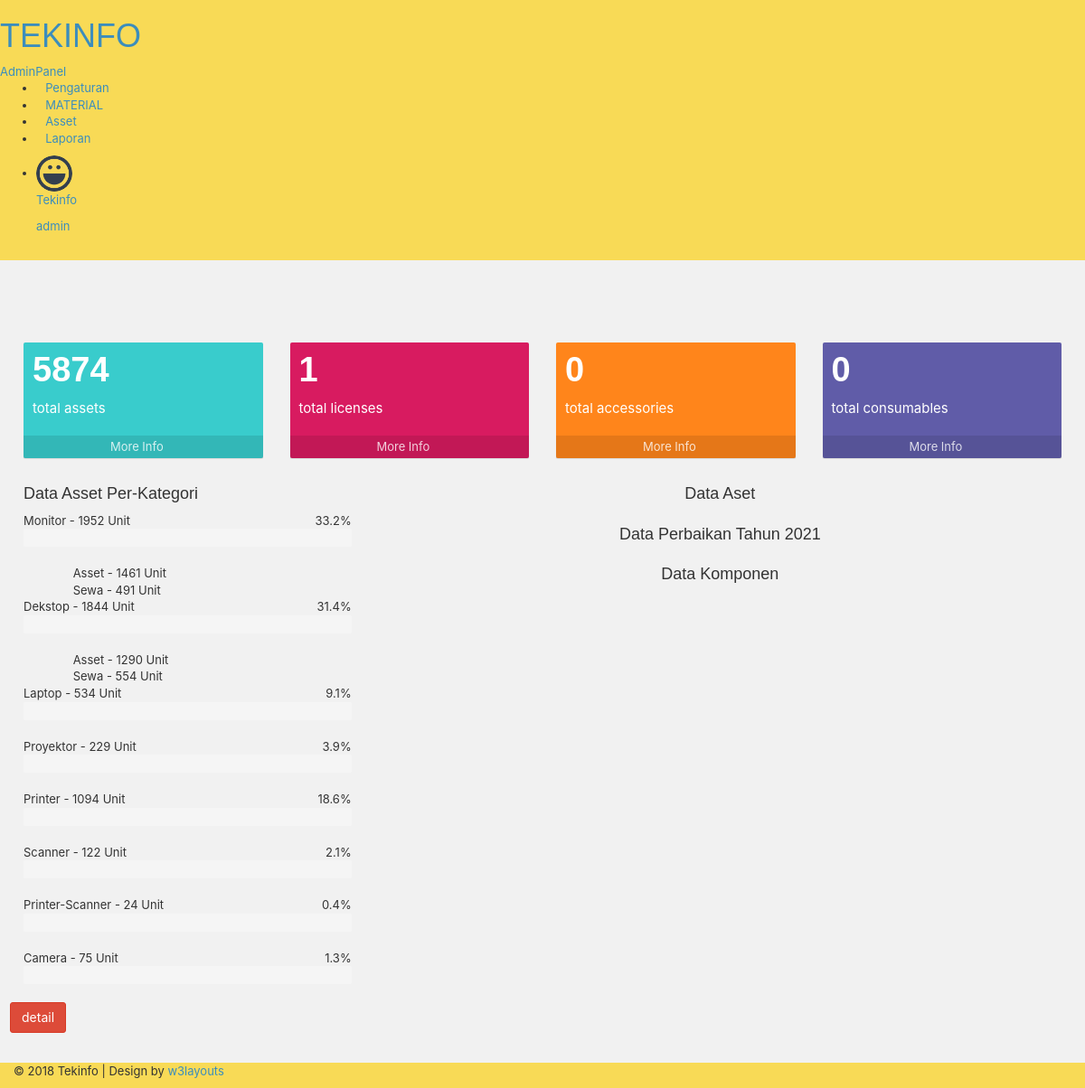
The page /admin (signed in) on the database its author committed.
### tables this page shows
CREATE TABLE `users` (
  `id_user` int(10) unsigned NOT NULL AUTO_INCREMENT,
  `nikuser` varchar(15) NOT NULL,
  `nama` varchar(200) NOT NULL,
  `email` varchar(100) NOT NULL,
  `username` varchar(200) NOT NULL,
  `password` text NOT NULL,
  `level_user` varchar(150) NOT NULL DEFAULT 'member',
  PRIMARY KEY (`id_user`)
);

CREATE TABLE `data_kategori` (
  `id` int(11) NOT NULL AUTO_INCREMENT,
  `kd_kategori` varchar(5) NOT NULL,
  `nama_kategori` varchar(15) NOT NULL,
  PRIMARY KEY (`id`)
);

### admin/index.php (shortened to what this page needs)
<?php
include ("../konekdb.php");
if (isset($_SESSION['nikuser'])) {
$nikuser=$_SESSION['nikuser'];
$showuser =mysqli_fetch_array(mysqli_query($conn,"SELECT * FROM users
										Left join data_karyawan ON users.nikuser=data_karyawan.nik
										WHERE nikuser='$nikuser'"));
} else {
    header('location:../login.php');
    exit();
}
if ( isset($_SESSION['user_login']) && $_SESSION['user_login'] != '' ) {
	if ($_SESSION['user_login']=="admin"){
		include ("template/t-head.php");
		include ("template/t-topbar.php");
			if(empty($mod)){
				$view = "template/t-isi.php";
			}
		include $view;
		include ("template/t-footer.php");
	}else{
		header('location:../'.$_SESSION['user_login']);
	}
} else {
    header('location: ../login.php?error='.base64_encode('Silahkan LogIn terlebih dahulu!!!'));
    exit();
}
 ?>

### admin/template/t-head.php (shortened to what this page needs)
<!DOCTYPE HTML>
<html>
<head>
    <link href="asset/plugin/select2-4.0.3/dist/css/select2.min.css" rel="stylesheet">
    <link href="css/all.css" rel='stylesheet' type='text/css' />
    <link href="css/bootstrap-table.css" rel='stylesheet' type='text/css' />
    <link href="css/bootstrap.css" rel='stylesheet' type='text/css' />
    <link href="css/style.css" rel='stylesheet' type='text/css' />
    <link href="css/font-awesome.css" rel="stylesheet">
    <link href='css/font/Roboto-Condensed.css' rel='stylesheet' type='text/css'>
    <link href="css/animate.css" rel="stylesheet" type="text/css" media="all">
    <link rel="stylesheet" href="css/clndr.css" type="text/css" />
    <link href="css/custom.css" rel="stylesheet" />
    <link rel="stylesheet" href="asset/css/bootstrap-duallistbox.min.css" />
    <link href=" css/jquery-ui.min.css" rel="stylesheet" type="text/css" media="all">
    <link rel="stylesheet" href="css/ace.min.css" class="ace-main-stylesheet" id="main-ace-style" />
    <link rel="stylesheet" href="css/chosen.min.css" />
</head>
<body class="cbp-spmenu-push">
    <div class="main-content">

### admin/template/t-topbar.php (shortened to what this page needs)
<div class="sticky-header header-section ">
	<div class="header-left">
		<div class="logo">
			<a href=".">
				<h1>TEKINFO</h1>
				<span>AdminPanel</span>
			</a>
		</div>
	</div>
	<div class="header-right">
		<div class="profile_details_left">
			<ul class="nofitications-dropdown">
				<li class="dropdown head-dpdn">
					<a href="#" class="dropdown-toggle" data-toggle="dropdown" aria-expanded="false"><i class="fa fa-book nav_icon"></i><span >Pengaturan</span></a>
				</li>
				<li class="dropdown head-dpdn">
					<a href="#" class="dropdown-toggle" data-toggle="dropdown" aria-expanded="false"><i class="fa fa-book nav_icon"></i><span >MATERIAL</span></a>
				</li>
				<li class="dropdown head-dpdn">
					<a href="#" class="dropdown-toggle" data-toggle="dropdown" aria-expanded="false"><i class="fa fa-book nav_icon"></i><span >Asset</span></a>
				</li>
				<li class="dropdown head-dpdn">
					<a href="#" class="dropdown-toggle" data-toggle="dropdown" aria-expanded="false"><i class="fa fa-book nav_icon"></i><span >Laporan</span></a>
				</li>
			</ul>
		</div>
		<div class="profile_details">
			<ul>
				<li class="dropdown profile_details_drop">
					<a href="#" class="dropdown-toggle" data-toggle="dropdown" aria-expanded="false">
						<div class="profile_img">
							<span class="prfil-img">
								<?php if ($showuser['img']==""){$poto="default-sm.png";}else{$poto= $showuser['img'];} ?>
							<img style="width:40px; border-radius: 50%;" src="images/karyawan/<?php echo $poto; ?>" alt=""> </span>
							<div class="user-name">
								<p><?php echo $showuser['nama'];?></p>
								<span><?php echo $showuser['level_user'];?></span>
							</div>
							<i class="fa fa-angle-down lnr"></i>
							<i class="fa fa-angle-up lnr"></i>
						</div>
					</a>
				</li>
			</ul>
		</div>
	</div>
</div>
<div id="page-wrapper">

### admin/template/t-isi.php (shortened to what this page needs)
<div class="row">
	<div class="col-lg-3 col-xs-6">
		<div class="small-box bg-teal">
			<div class="inner">
				<h3><?php echo $totalaset = mysqli_num_rows(mysqli_query($conn, "SELECT * FROM data_aset")); ?></h3>
				<p>total assets</p>
			</div>
			<div class="icon">
				<i class="fa fa-barcode"></i>
			</div>
			<a href="All" class="small-box-footer">More Info <i class="fa fa-arrow-circle-right"></i></a>
		</div>
	</div>
	<div class="col-lg-3 col-xs-6">
		<div class="small-box bg-maroon">
			<div class="inner">
				<h3><?php echo $totalaset = mysqli_num_rows(mysqli_query($conn, "SELECT * FROM licensi")); ?></h3>
				<p>total licenses</p>
			</div>
			<div class="icon">
				<i class="fa fa-floppy-o"></i>
			</div>
			<a href="licensi" class="small-box-footer">More Info <i class="fa fa-arrow-circle-right"></i></a>
		</div>
	</div>
	<div class="col-lg-3 col-xs-6">
		<div class="small-box bg-orange">
			<div class="inner">
				<h3><?php echo $totalaset = mysqli_num_rows(mysqli_query($conn, "SELECT * FROM aksesoris")); ?></h3>
				<p>total accessories</p>
			</div>
			<div class="icon">
				<i class="fa fa-keyboard-o"></i>
			</div>
			<a href="" class="small-box-footer">More Info <i class="fa fa-arrow-circle-right"></i></a>
		</div>
	</div>
	<div class="col-lg-3 col-xs-6">
		<div class="small-box bg-purple">
			<div class="inner">
				<h3><?php echo $totalaset = mysqli_num_rows(mysqli_query($conn, "SELECT * FROM consumable")); ?></h3>
				<p>total consumables</p>
			</div>
			<div class="icon">
				<i class="fa fa-tint"></i>
			</div>
			<a href="consumables" class="small-box-footer">More Info <i class="fa fa-arrow-circle-right"></i></a>
		</div>
	</div>
</div>
<div class="row">
	<div class="col-md-4 stats-info widget">
		<div class="stats-title">
			<h4 class="title">Data Asset Per-Kategori</h4>
		</div>
		<div class="stats-body">
			<ul class="list-unstyled">
				<?php
				$result = $conn->query("SELECT * FROM  data_kategori");
				while ($row = $result->fetch_assoc()) {
					$kategori = $row['kd_kategori'];
					$total = mysqli_num_rows(mysqli_query($conn, "SELECT * FROM data_aset"));
					$totalper = mysqli_num_rows(mysqli_query($conn, "SELECT * FROM data_aset WHERE kd_kategori = '$kategori'"));
					$pcaset = mysqli_num_rows(mysqli_query($conn, "SELECT * FROM data_aset WHERE kd_kategori = '$kategori' and sewa=0"));
					$pcsewa = mysqli_num_rows(mysqli_query($conn, "SELECT * FROM data_aset WHERE kd_kategori = '$kategori' and sewa='1'"));
					if ($total > 0) {
						$persen = $totalper / $total * 100;
						$hasil = round($persen, 1);
					} else {
						$hasil = 0;
					}
					if ($pcsewa > 0) {
				?>
						<li><?php echo $row['nama_kategori'] . " - " . $totalper . " Unit"; ?>
							<span class="pull-right"><?php echo $hasil; ?>%</span>
							<div class="progress progress-striped active progress-right">
							</div>
							<ul>
								<span>&nbsp;&nbsp;&nbsp;&nbsp;Asset - <?php echo $pcaset; ?> Unit</span>
								<span><br>&nbsp;&nbsp;&nbsp;&nbsp;Sewa - <?php echo $pcsewa; ?> Unit</span>
							</ul>
						</li>
					<?php
					} else {
					?>
						<li><?php echo $row['nama_kategori'] . " - " . $totalper . " Unit"; ?>
							<span class="pull-right"><?php echo $hasil; ?>%</span>
							<div class="progress progress-striped active progress-right">
							</div>
						</li>
				<?php
					}
				}
				?>
			</ul>
		</div>
	</div>
	<div class="col-md-8 stats-info stats-last widget-shadow">
		<div class="row">
			<div class="col-md-12">
				<h4 class="text-center"> Data Aset </h4>
			</div>
		</div>
		<div class="row">
			<div class="col-md-12">
				<h4 class="text-center"> Data Perbaikan Tahun <?= date('Y') ?></h4>
			</div>
		</div>
		<div class="row">
			<div class="col-md-12">
				<h4 class="text-center"> Data Komponen </h4>
			</div>
		</div>
	</div>
	<div class="clearfix"> </div>
</div>
<div class="row">
	<form class="form-horizontal" method="POST" action="dashboard">
		<button type="submit" name="submit" class="btn btn-danger btn-md" onClick="mod=dashboard"><span>detail</span></button>
	</form>
</div>

### admin/template/t-footer.php (shortened to what this page needs)
</div>
<div class="footer">
  <div class="col-md-12 panel-grids">
    <p>&copy; 2018 Tekinfo | Design by <a href="https://w3layouts.com/" target="_blank">w3layouts</a></p>
  </div>
</div>
</div>
<link rel="stylesheet" href="css/bootstrap-select.min.css" type="text/css">
<link rel="stylesheet" href="asset/datatables/dataTables.bootstrap.css">
<link rel="stylesheet" href="https://cdn.datatables.net/1.10.19/css/jquery.dataTables.min.css">
<link rel="stylesheet" href="https://cdn.datatables.net/buttons/1.5.2/css/buttons.dataTables.min.css">
</body>
</html>

### admin/asset/css/style.css (style rules this page uses)
body { background: #F8DA56; }

### admin/css/custom.css (style rules this page uses)
#page-wrapper { padding:7em 2em 2.5em; background-color: #F1F1F1; }

### rows shown on the page
users: nama "Tekinfo", level_user "admin"
data_kategori: nama_kategori "Monitor", totalper "1952", hasil "33.2", pcaset "1461", pcsewa "491"
data_kategori: nama_kategori "Dekstop", totalper "1844", hasil "31.4", pcaset "1290", pcsewa "554"
data_kategori: nama_kategori "Laptop", totalper "534", hasil "9.1"
data_kategori: nama_kategori "Proyektor", totalper "229", hasil "3.9"
data_kategori: nama_kategori "Printer", totalper "1094", hasil "18.6"
data_kategori: nama_kategori "Scanner", totalper "122", hasil "2.1"
data_kategori: nama_kategori "Printer-Scanner", totalper "24", hasil "0.4"
data_kategori: nama_kategori "Camera", totalper "75", hasil "1.3"
